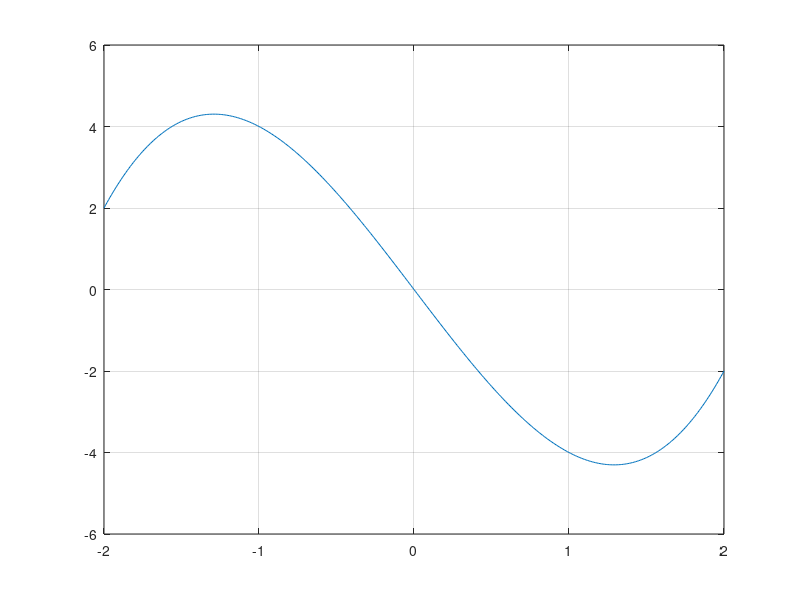

Here is the MATLAB script that generated this plot: (Note: this script raises an error after producing the figure.)
x=-2:0.01:2;
f=x.^3-5*x;
plot(x,f)
grid on
pause
clear
x=-1;

err=10
k=1
while err>10^-2 && k<100
y=x; 
f=x^3-5*x;
df=3*x^2-5;
x=NewtonM(x,f,df)
err=abs(x-y)
k=k+1
end

if k>=100
    disp('H methodos den sygklinei, eisai atyxos')
end
pause
clear
x=-1.1;

err=10
k=1
while err>10^-6 && k<100
y=x; 
f=x^3-5*x;
df=3*x^2-5;
x=NewtonM(x,f,df)
err=abs(x-y)
k=k+1
end

if k>=100
    disp('H methodos den sygklinei, eisai atyxos')
end